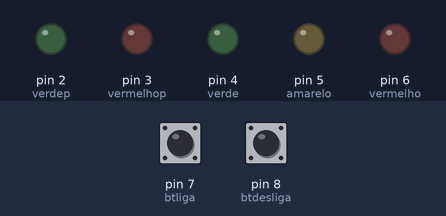
Bench run of a sketch on a simulated Arduino Uno, built with avr-gcc and run on an emulated ATmega328P. Parts: output pins drawn as LEDs (lit = HIGH). The inputs (shaded band) are chosen by the test bench; at power-on: pin 7 (btliga) HIGH, pin 8 (btdesliga) HIGH.

Above: at 1.8 s.
1.9 s: pin 7 (btliga) pulled LOW for 0.6 s
At 3.5 s:
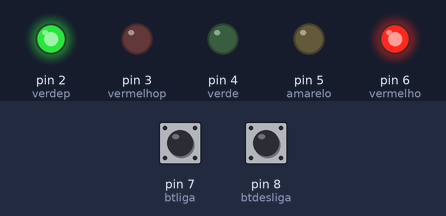
5.5 s: pin 8 (btdesliga) pulled LOW for 3.2 s
At 8.5 s:
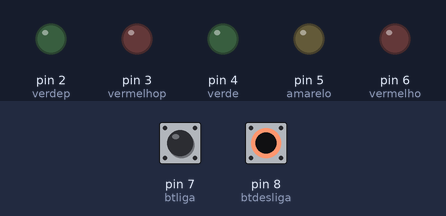
10.2 s: pin 7 (btliga) pulled LOW for 1 s
At 15.4 s:
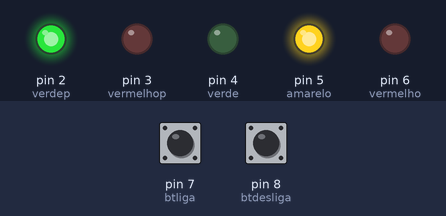
17.2 s: pin 8 (btdesliga) pulled LOW for 1 s
At 19.3 s:
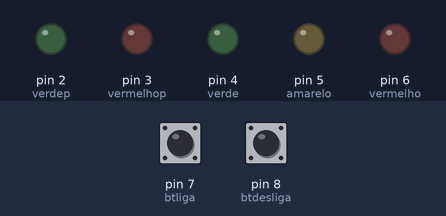
Timing chart, 0 to 20.8 s (numbered marks = the images above; inputs shaded):
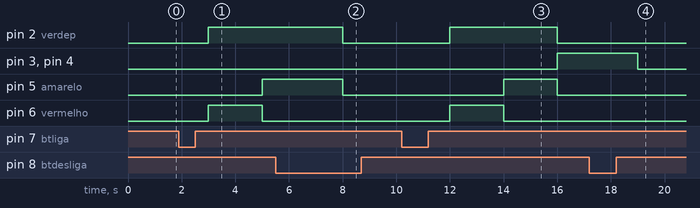

Measured:
- after the input at 1.9 s, pin 2 (verdep): LOW → HIGH after 1.1 s; pin 5 (amarelo): LOW → HIGH after 3.1 s; pin 6 (vermelho): LOW → HIGH after 1.1 s, → LOW 2.0 s later
- after the input at 5.5 s, pin 3 (vermelhop), pin 4 (verde): stays LOW (without the input it goes to HIGH after 1.5 s); pin 5 (amarelo): HIGH → LOW after 2.5 s instead of 1.5 s; pin 6 (vermelho): stays LOW (without the input it goes to HIGH after 3.5 s)
- after the input at 10.2 s, pin 2 (verdep): LOW → HIGH after 1.8 s, → LOW 4.0 s later; pin 3 (vermelhop), pin 4 (verde): LOW → HIGH after 5.8 s; pin 5 (amarelo): LOW → HIGH after 3.8 s, → LOW 2.0 s later; pin 6 (vermelho): LOW → HIGH after 1.8 s, → LOW 2.0 s later
- after the input at 17.2 s, pin 2 (verdep), pin 6 (vermelho): stays LOW (without the input it goes to HIGH after 0.80 s); pin 3 (vermelhop), pin 4 (verde): HIGH → LOW after 1.8 s instead of 0.80 s; pin 5 (amarelo): stays LOW (without the input it goes to HIGH after 2.8 s)

The sketch:

semaforo_carros_pedestres.ino
```cpp
int vermelho = 6; // led vermelho carro
int amarelo = 5;  // led amarelo
int verde = 4;    // led verde carro
int vermelhop = 3; // led vermelho pedestre
int verdep = 2;     // led verde pedestre
int btliga = 7;   // Botão ligar
int btdesliga = 8; // Botão desligar


void setup()
{
  pinMode(vermelho, OUTPUT); // Pino 6 como saída
  pinMode(amarelo, OUTPUT); // Pino 5 como saída
  pinMode(verde, OUTPUT); // Pino 4 como saída
  pinMode(vermelhop, OUTPUT); // Pino 3 como saída
  pinMode(verdep, OUTPUT); // Pino 2 como saída

  /*Botões de Pullup:
  - quando eu aperto o nivel lógico é LOW (0)
  - sem apertar, seu nivel lógico é HIGH (1)
  */
  pinMode(btliga, INPUT_PULLUP); //Botão que liga o led entrada
  pinMode(btdesliga, INPUT_PULLUP);//Botão que desliga o led entrada
}

int estado = 0;
int x = 0;
// Serve pra registrar se um botão foi apertado
/* estado = 0 implica em manter o led desligado
 estado = 1 implica em manter o led ligado */
void verificabotao()
{
  int valorBotao = digitalRead(btliga); //Valor que o botão de ligar me dá
  int valorBotao2 = digitalRead(btdesliga);// valor que o botão desligar me dá

  // nivel lógico alto: não pressionado
  // nivel lógico baixo: pressionado
  //--------------------------------------------------
  //Apertar os botões modifica o valor do "estado"

  if(valorBotao == LOW){  // Botão que liga o led apertado
    estado = 1; 		    //manter led ligado
    x = 1;
    delay(1000);            /*coloquei por medo
                              de atropelar na execulção*/
  }

  if(valorBotao2 == LOW){ // Botão que desliga o led apertado

    estado = 0; 			// manter led desligado
    x = 0;

    delay(1000); 			/* coloquei por medo
                              de atropelar na execulção*/
  }

  //--------------------------------------------------
  // O valor do estado é usado pra ligar o ledo ou desligar
}
void desligar()
{
  if (estado == 0)
  {
    digitalWrite(vermelho, LOW); //Desligue se for 0
    digitalWrite(amarelo, LOW); //Desligue se for 0
    digitalWrite(verde, LOW); //Desligue se for 0
    digitalWrite(vermelhop, LOW); //Desligue se for 0
    digitalWrite(verdep, LOW); //Desligue se for 0
    delay(1000);
    x = 1;
  }
}

void etapa1()
{
  digitalWrite(vermelho, HIGH); //Ligue se for 1
  digitalWrite(amarelo, LOW); //Desligue se for 0
  digitalWrite(verde, LOW); //Desligue se for 0
  digitalWrite(vermelhop, LOW); //Desligue se for 0
  digitalWrite(verdep, HIGH); //Desligue se for 0
}

void etapa2()
{
  digitalWrite(vermelho, LOW); //Desligue se for 0
  digitalWrite(amarelo, HIGH); //Ligue se for 1
  digitalWrite(verde, LOW); //Desligue se for 0
  digitalWrite(vermelhop, LOW); //Desligue se for 0
  digitalWrite(verdep, HIGH); //Desligue se for 0
}
void etapa3()
{
  digitalWrite(vermelho, LOW); //Desligue se for 0
  digitalWrite(amarelo, LOW); //Desligue se for 0
  digitalWrite(verde, HIGH); //Ligue se for 1
  digitalWrite(vermelhop, HIGH); //Desligue se for 0
  digitalWrite(verdep, LOW); //Desligue se for 0
}


void ligadesligafarol()
{
    if(estado == 0)
  {
    verificabotao();
    desligar();
  }

  else
  {
    verificabotao();
    etapa1();
    desligar();
    delay(2000);
    verificabotao();

    if(estado == 0)
    {
      desligar();
    }
    else
    {
      etapa2();
      desligar();
      verificabotao();
      delay(2000);
      verificabotao();
      if(estado == 0)
      {
        desligar();
      }
      else
      {
        etapa3();
        desligar();
        verificabotao();
        delay(2000);
        verificabotao();
      }
    }
  }
//   if(estado == 0)
 // {
 //   verificabotao();
  //  desligar();
  //}
}

void loop()
{
  verificabotao();
  ligadesligafarol();
}
```
